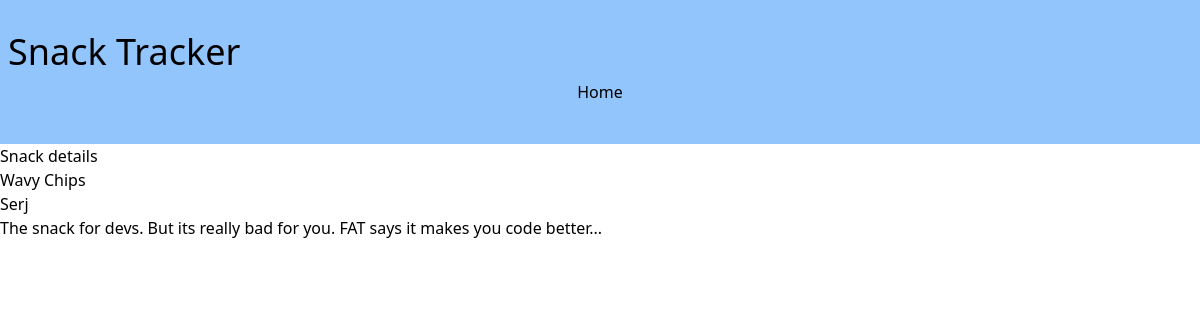
Screenshot of /3/ with the database file from the repository.
### snacks/models.py (models this page shows, shortened)
class Snack(models.Model):
    name = models.CharField(max_length=64)
    purchaser = models.ForeignKey(get_user_model(), on_delete=models.CASCADE)
    description = models.TextField(blank=True, help_text="Enter a delicious description")

### snacks/views.py (the view)
# urls.py: path('<int:pk>/', SnackDetailView.as_view(), name='snack_detail'),
class SnackDetailView(DetailView):
    template_name = 'snack_detail.html'
    model = Snack

### templates/snack_detail.html (shortened to what this page needs)
{% extends 'base.html' %}
{% block content %}
<h2>Snack details</h2>
    <p>
        {{snack.name}}
    </p>
        <p>{{snack.purchaser}}</p>
        <p>{{snack.description}}</p>
    {% endblock content %}

### rows the page displays
Snack: name "Wavy Chips", purchaser "Serj", description "The snack for devs. But its really bad for you. FAT says it makes you code better..."
